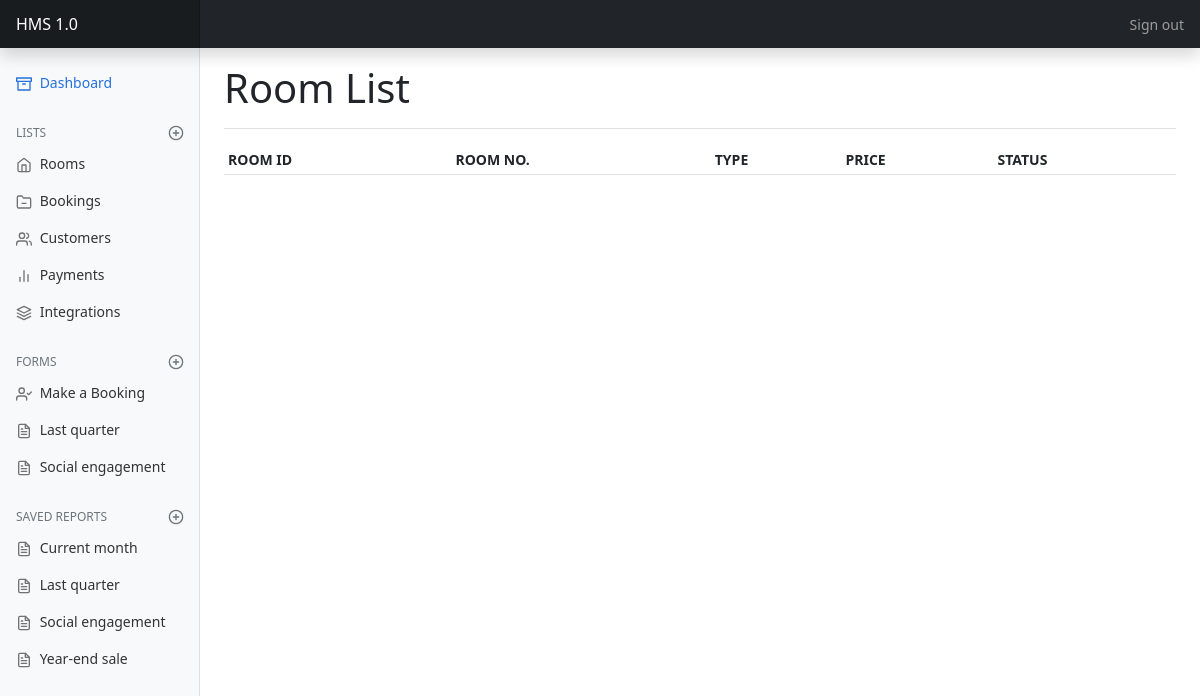
Page /rooms/ on the earlier database version.
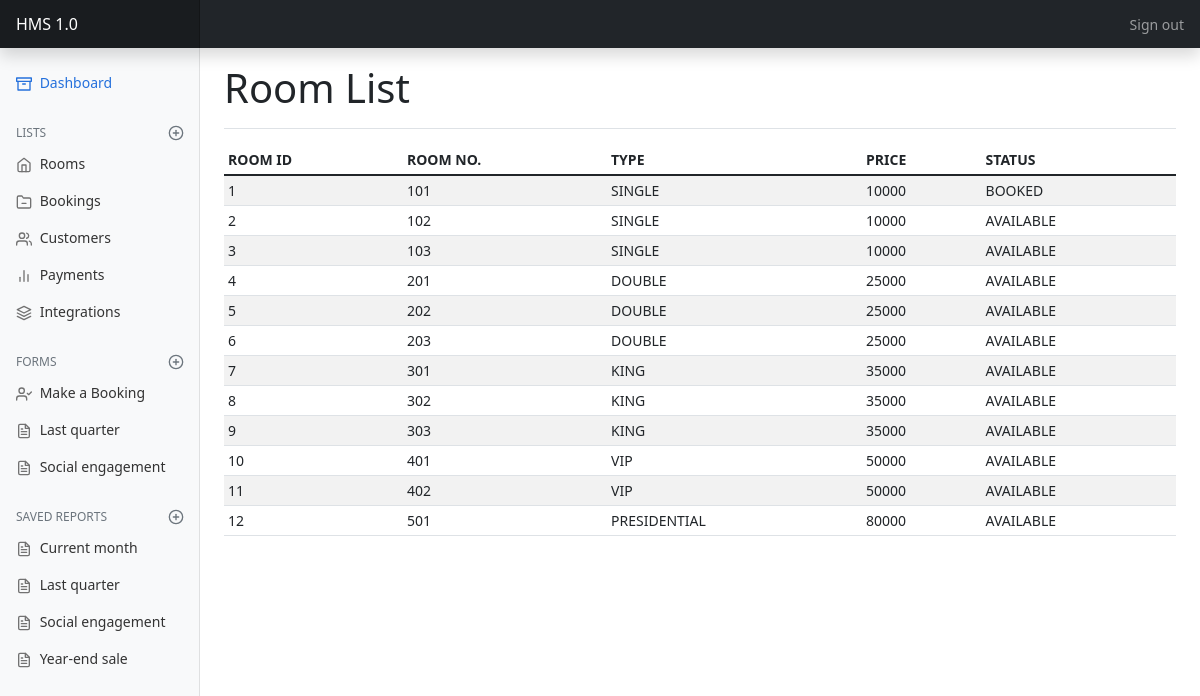
Same page on the later database version.
### hotel/models.py (models this page shows, shortened)
class Room(models.Model):
    room_type_id = models.ForeignKey('RoomType', on_delete=models.CASCADE)
    room_status_id = models.ForeignKey('RoomStatus', on_delete=models.CASCADE)
    room_no = models.CharField(max_length=200, unique=True)
    created_at = models.DateTimeField(auto_now_add=True, null=True)
    updated_at = models.DateTimeField(auto_now=True, null=True)

class RoomType(models.Model):
    room_type = models.CharField(max_length=200, unique=True)
    price = models.CharField(max_length=200)
    created_at = models.DateTimeField(auto_now_add=True, null=True)
    updated_at = models.DateTimeField(auto_now=True, null=True)

class RoomStatus(models.Model):
    status = models.CharField(max_length=200, unique=True)
    created_at = models.DateTimeField(auto_now_add=True, null=True)
    updated_at = models.DateTimeField(auto_now=True, null=True)

### hotel/views.py (the view)
# urls.py: path('rooms/', views.RoomList.as_view(), name='room_lists'),
class RoomList(ListView):
    model = Room

### hotel/templates/hotel/room_list.html
{% extends "hotel/base_dashboard.html" %}
{% load static %}
{% block heading %}
    <h1>Room List</h1>
{% endblock heading %}
{% block main %}
        <div class="table-responsive">
        <table class="table table-striped table-sm">
            <thead>
            <tr>
                <th scope="col">ROOM ID</th>
                <th scope="col">ROOM NO.</th>
                <th scope="col">TYPE</th>
                <th scope="col">PRICE</th>
                <th scope="col">STATUS</th>
            </tr>
            </thead>
            <tbody>
            {% for room in room_list %}
            <tr>
                <td>{{room.id}}</td>
                <td>{{room.room_no}}</td>
                <td>{{room.room_type_id.room_type}}</td>
                <td>{{room.room_type_id.price}}</td>
                <td>{{room.room_status_id.status}}</td>
            </tr>
            {% endfor %}
            </tbody>
        </table>
        </div>
{% endblock main %}

Differences in the rows shown:
added Room: id "1", room_no "101", room_type_id.room_type "SINGLE", room_type_id.price "10000", room_status_id.status "BOOKED"
added Room: id "2", room_no "102", room_type_id.room_type "SINGLE", room_type_id.price "10000", room_status_id.status "AVAILABLE"
added Room: id "3", room_no "103", room_type_id.room_type "SINGLE", room_type_id.price "10000", room_status_id.status "AVAILABLE"
added Room: id "4", room_no "201", room_type_id.room_type "DOUBLE", room_type_id.price "25000", room_status_id.status "AVAILABLE"
added Room: id "5", room_no "202", room_type_id.room_type "DOUBLE", room_type_id.price "25000", room_status_id.status "AVAILABLE"
added Room: id "6", room_no "203", room_type_id.room_type "DOUBLE", room_type_id.price "25000", room_status_id.status "AVAILABLE"
added Room: id "7", room_no "301", room_type_id.room_type "KING", room_type_id.price "35000", room_status_id.status "AVAILABLE"
added Room: id "8", room_no "302", room_type_id.room_type "KING", room_type_id.price "35000", room_status_id.status "AVAILABLE"
added Room: id "9", room_no "303", room_type_id.room_type "KING", room_type_id.price "35000", room_status_id.status "AVAILABLE"
added Room: id "10", room_no "401", room_type_id.room_type "VIP", room_type_id.price "50000", room_status_id.status "AVAILABLE"
added Room: id "11", room_no "402", room_type_id.room_type "VIP", room_type_id.price "50000", room_status_id.status "AVAILABLE"
added Room: id "12", room_no "501", room_type_id.room_type "PRESIDENTIAL", room_type_id.price "80000", room_status_id.status "AVAILABLE"
